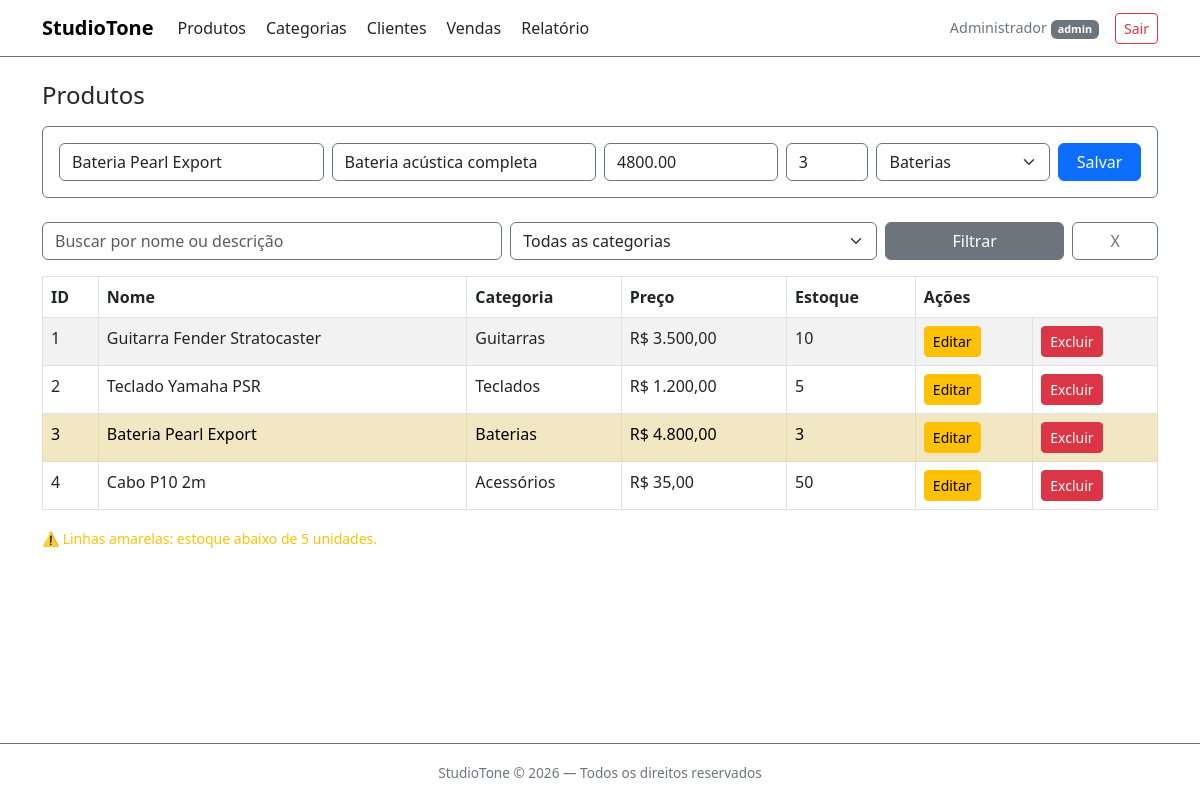
/produtos/index.php?id=3 (signed in), run on the app's committed database.
### tables this page shows
CREATE TABLE `produtos` (
  `id` int NOT NULL AUTO_INCREMENT,
  `nome` varchar(200) NOT NULL,
  `descricao` text,
  `preco` decimal(10,2) NOT NULL,
  `estoque` int DEFAULT 0,
  `categoria_id` int,
  PRIMARY KEY (`id`),
  FOREIGN KEY (`categoria_id`) REFERENCES `categorias`(`id`)
);

CREATE TABLE `categorias` (
  `id` int NOT NULL AUTO_INCREMENT,
  `nome` varchar(80) UNIQUE NOT NULL,
  `descricao` text,
  PRIMARY KEY (`id`)
);

### produtos/index.php (the view, shortened to what this page needs)
<?php
    include '../conexao.php';
    $where = "WHERE 1=1";
    $params = [];
    $sql = "SELECT p.*, c.nome AS categoria FROM produtos p LEFT JOIN categorias c ON p.categoria_id = c.id $where";
    $stmt = $conexao->prepare($sql);
    $stmt->execute($params);
    $categorias = $conexao->query("SELECT * FROM categorias")->fetchAll(PDO::FETCH_OBJ);
    $prod = null;
    if (isset($_GET['id'])) {
        $s = $conexao->prepare("SELECT * FROM produtos WHERE id = :id");
        $s->bindParam(':id', $_GET['id']);
        $s->execute();
        $prod = $s->fetch(PDO::FETCH_OBJ);
    }
?>
<!DOCTYPE html>
<html lang="pt-br" data-bs-theme="white">
<head>
    <link href="https://cdn.jsdelivr.net/npm/bootstrap@5.3.0/dist/css/bootstrap.min.css" rel="stylesheet">
</head>
<body class="bg-white text-dark d-flex flex-column min-vh-100">
<?php include '../navbar.php'; ?>
<div class="container flex-grow-1">
    <h4 class="mb-3">Produtos</h4>
    <div class="card bg-white border border-secondary mb-4">
        <div class="card-body">
            <form action="inserir.php" method="post">
                <div class="row g-2">
                    <div class="col-md-3">
                        <input type="text" name="nome" class="form-control bg-white text-dark border-secondary" placeholder="Nome" value="<?php echo $prod ? $prod->nome : '' ?>" required>
                    </div>
                    <div class="col-md-3">
                        <input type="text" name="descricao" class="form-control bg-white text-dark border-secondary" placeholder="Descrição" value="<?php echo $prod ? $prod->descricao : '' ?>">
                    </div>
                    <div class="col-md-2">
                        <input type="number" step="0.01" name="preco" class="form-control bg-white text-dark border-secondary" placeholder="Preço" value="<?php echo $prod ? $prod->preco : '' ?>" required>
                    </div>
                    <div class="col-md-1">
                        <input type="number" name="estoque" class="form-control bg-white text-dark border-secondary" placeholder="Estoque" value="<?php echo $prod ? $prod->estoque : 0 ?>">
                    </div>
                    <div class="col-md-2">
                        <select name="categoria_id" class="form-select bg-white text-dark border-secondary">
                            <?php foreach ($categorias as $c): ?>
                                <option value="<?php echo $c->id ?>" <?php echo ($prod && $prod->categoria_id == $c->id) ? 'selected' : '' ?>>
                                    <?php echo $c->nome ?>
                                </option>
                            <?php endforeach; ?>
                        </select>
                    </div>
                    <div class="col-md-1">
                        <button type="submit" class="btn btn-primary w-100">Salvar</button>
                    </div>
                </div>
            </form>
        </div>
    </div>
    <form method="get" class="row g-2 mb-3">
        <div class="col-md-5">
            <input type="text" name="busca" class="form-control bg-white text-dark border-secondary" placeholder="Buscar por nome ou descrição" value="<?php echo $_GET['busca'] ?? '' ?>">
        </div>
        <div class="col-md-4">
            <select name="categoria_id" class="form-select bg-white text-dark border-secondary">
                <option value="">Todas as categorias</option>
            </select>
        </div>
        <div class="col-md-2">
            <button type="submit" class="btn btn-secondary w-100">Filtrar</button>
        </div>
        <div class="col-md-1">
            <a href="index.php" class="btn btn-outline-secondary w-100">X</a>
        </div>
    </form>
    <table class="table table-white table-bordered table-striped table-hover">
        <thead>
            <tr>
                <th>ID</th><th>Nome</th><th>Categoria</th><th>Preço</th><th>Estoque</th><th colspan="2">Ações</th>
            </tr>
        </thead>
        <tbody>
        <?php while ($linha = $stmt->fetch(PDO::FETCH_OBJ)): ?>
            <tr <?php echo $linha->estoque < 5 ? 'class="table-warning"' : '' ?>>
                <td><?php echo $linha->id ?></td>
                <td><?php echo $linha->nome ?></td>
                <td><?php echo $linha->categoria ?></td>
                <td>R$ <?php echo number_format($linha->preco, 2, ',', '.') ?></td>
                <td><?php echo $linha->estoque ?></td>
                <td><a href="index.php?id=<?php echo $linha->id ?>" class="btn btn-sm btn-warning">Editar</a></td>
                <td><a href="excluir.php?id=<?php echo $linha->id ?>" class="btn btn-sm btn-danger" onclick="return confirm('Excluir?')">Excluir</a></td>
            </tr>
        <?php endwhile; ?>
        </tbody>
    </table>
    <small class="text-warning">⚠️ Linhas amarelas: estoque abaixo de 5 unidades.</small>
</div>
<?php include '../footer.php'; ?>
</body>
</html>

### data on the page
produtos: nome "Bateria Pearl Export", descricao "Bateria acústica completa", preco "4800.00", estoque "3", categoria_id "Baterias", id "3", categoria.nome "Baterias", preco "4.800,00"
produtos: id "1", nome "Guitarra Fender Stratocaster", categoria.nome "Guitarras", preco "3.500,00", estoque "10"
produtos: id "2", nome "Teclado Yamaha PSR", categoria.nome "Teclados", preco "1.200,00", estoque "5"
produtos: id "4", nome "Cabo P10 2m", categoria.nome "Acessórios", preco "35,00", estoque "50"

### other printed values
$_SESSION['nome'] "Administrador"
$_SESSION['perfil'] "admin"
